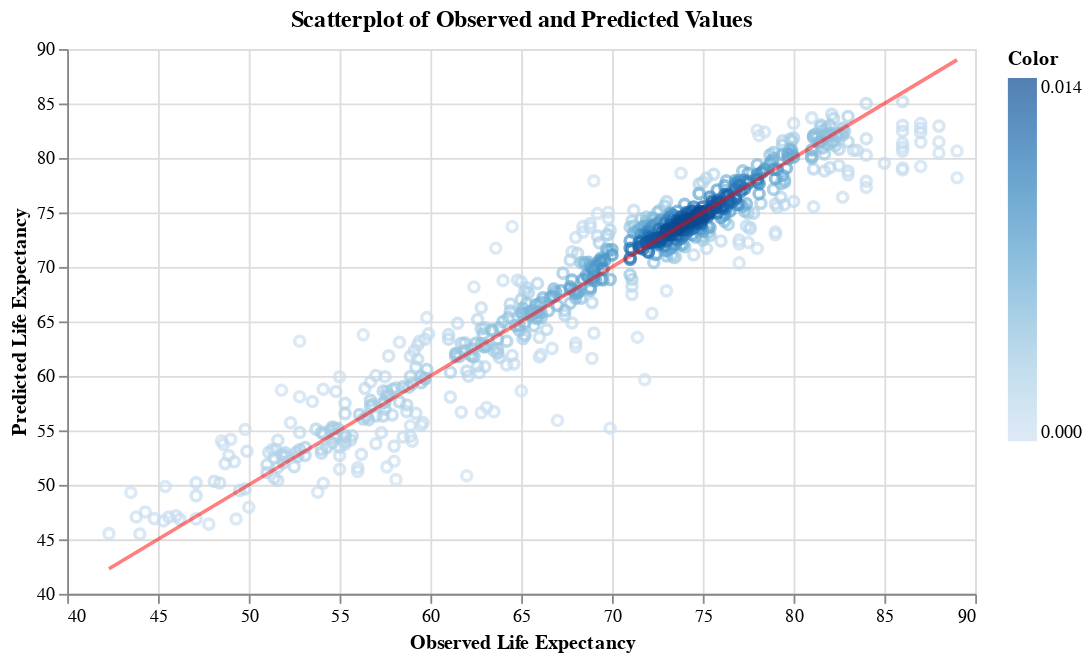

Source (notebook cell):
### Markdown cell above
***Visualize Results***

### Code cell
# create graph
visualize(knn_pred)

### Figure 1 — Vega-Lite specification as saved in the notebook (floating-point values rounded to 4 significant figures; data arrays with more than 128 entries replaced by an {"elided": "..."} marker saying what was removed)
{"config": {"view": {"continuousWidth": 400, "continuousHeight": 300}}, "layer": [{"data": {"name": "data-f243210ca09b76d12eeb56cc8756eece"}, "mark": "point", "encoding": {"color": {"type": "quantitative", "field": "Color", "scale": {"scheme": "blues"}}, "x": {"type": "quantitative", "field": "Observed", "scale": {"zero": false}}, "y": {"type": "quantitative", "field": "Predicted", "scale": {"zero": false}}}, "title": "Scatterplot of Observed and Predicted Values"}, {"data": {"name": "data-64b414a86a31beb6666686d928dbf5e3"}, "mark": {"type": "line", "color": "red", "opacity": 0.5}, "encoding": {"x": {"type": "quantitative", "field": "x", "scale": {"zero": false}, "title": "Observed Life Expectancy"}, "y": {"type": "quantitative", "field": "y", "scale": {"zero": false}, "title": "Predicted Life Expectancy"}}}], "height": 300, "width": 500, "$schema": "https://vega.github.io/schema/vega-lite/v4.8.1.json", "datasets": {"data-f243210ca09b76d12eeb56cc8756eece": {"elided": "734 records"}, "data-64b414a86a31beb6666686d928dbf5e3": [{"x": 42.3, "y": 42.3}, {"x": 53.97, "y": 53.97}, {"x": 65.65, "y": 65.65}, {"x": 77.33, "y": 77.33}, {"x": 89.0, "y": 89.0}]}}
